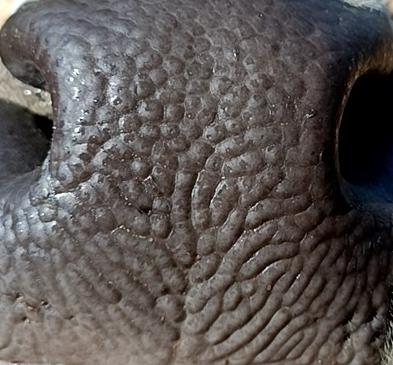
#> input picture Test/test_cattle_1.jpg, 393 x 365 px, found by its file name
$ jupyter execute 'Using ORB.ipynb'
#> lines starting #> are read from the running program, lines starting #| are printed output that depends on the picture; after the words box and inside, x2 and y2 are one past the last pixel; in counts of white or black regions, pixels touching at a corner belong together
[cell 1]
import cv2
import matplotlib.pyplot as plt
import copy

# Set the default figure size
plt.rcParams['figure.figsize'] = [14.0, 7.0]

# Load the training image
image1 = cv2.imread(r"Test\test_cattle_1.jpg")
#> image1 is the input picture: shape (365, 393, 3); mean B, G, R 83.1, 84.5, 90.2
print(image1.shape)
#| (365, 393, 3)
# Load the query image
image2 = cv2.imread(r'Database/database_cattle_3.jpg')
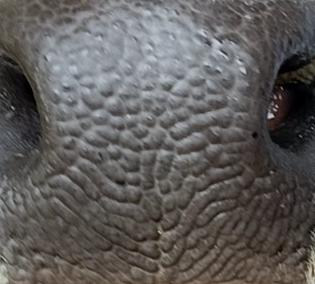
#> input picture Database/database_cattle_3.jpg, 315 x 284 px
#> image2 is the input picture: shape (284, 315, 3); mean B, G, R 91.1, 92.3, 95.2
print(image2.shape)
#| (284, 315, 3)
# Convert the training image to RGB
training_image = cv2.cvtColor(image1, cv2.COLOR_BGR2RGB)

# Convert the query image to RGB
query_image = cv2.cvtColor(image2, cv2.COLOR_BGR2RGB)

# Display the images
plt.subplot(121)
plt.imshow(training_image)
plt.title('Training Image')
plt.subplot(122)
plt.imshow(query_image)
plt.title('Query Image')
plt.show()
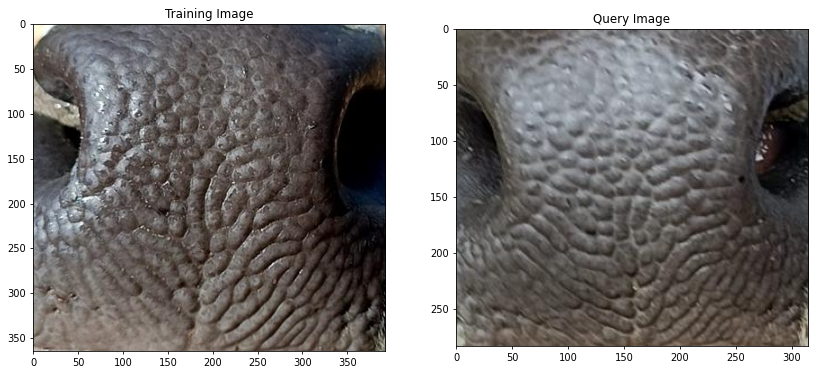
#> figure drawn by matplotlib, 2 panels

[cell 2]
# Set the default figure size
plt.rcParams['figure.figsize'] = [34.0, 34.0]

# Convert the training image to gray scale
training_gray = cv2.cvtColor(training_image, cv2.COLOR_BGR2GRAY)
# print(training_gray.shape)
# Convert the query image to gray scale
query_gray = cv2.cvtColor(query_image, cv2.COLOR_BGR2GRAY)
# print(query_gray.shape)
# Set the parameters of the ORB algorithm by specifying the maximum number of keypoints to locate and
# the pyramid decimation ratio
orb = cv2.ORB_create(5000, 2.0, WTA_K = 4)

# Find the keypoints in the gray scale training and query images and compute their ORB descriptor.
# The None parameter is needed to indicate that we are not using a mask in either case.
keypoints_train, descriptors_train = orb.detectAndCompute(training_gray, None)
#> keypoints_train = 3351 keypoints; strongest (x, y, size): (148, 177, 31), (149, 179, 31), (53, 127, 31), (255, 230, 31)
keypoints_query, descriptors_query = orb.detectAndCompute(query_gray, None)
#> keypoints_query = 917 keypoints; strongest (x, y, size): (272, 116, 31), (269, 117, 31), (269, 114, 31), (276, 106, 31)

# Create copies of the query images to draw our keypoints on
query_img_keyp = copy.copy(query_image)

# Draw the keypoints with size and orientation on the copy of the query image
cv2.drawKeypoints(query_image, keypoints_query, query_img_keyp, flags = cv2.DRAW_MATCHES_FLAGS_DRAW_RICH_KEYPOINTS)
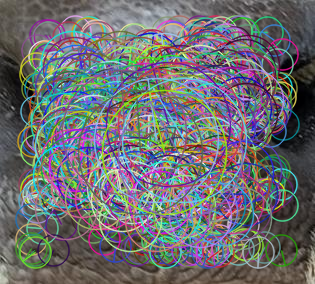
#> query_img_keyp: shape (284, 315, 3); mean R, G, B 108.7, 108.6, 111.9

# Display the query image with the keypoints with size and orientation
plt.title('Keypoints With Size and Orientation', fontsize = 30)
plt.imshow(query_img_keyp)
plt.show()

# Print the number of keypoints detected
print("\nNumber of keypoints Detected: ", len(keypoints_query))
#| Number of keypoints Detected:  917

[cell 3]
# Set the default figure size
plt.rcParams['figure.figsize'] = [34.0, 34.0]

# Create a Brute Force Matcher object. We set crossCheck to True so that the BFMatcher will only return consistent
# pairs. Such technique usually produces best results with minimal number of outliers when there are enough matches.
bf = cv2.BFMatcher(cv2.NORM_HAMMING, crossCheck = True)

# Perform the matching between the ORB descriptors of the training image and the query image
matches = bf.match(descriptors_train, descriptors_query)
#> matches = 389 matches

# The matches with shorter distance are the ones we want. So, we sort the matches according to distance
matches = sorted(matches, key = lambda x : x.distance)

# Connect the keypoints in the training image with their best matching keypoints in the query image.
# The best matches correspond to the first elements in the sorted matches list, since they are the ones
# with the shorter distance. We draw the first 85 mathces and use flags = 2 to plot the matching keypoints
# without size or orientation.
result = cv2.drawMatches(training_gray, keypoints_train, query_gray, keypoints_query, matches[:85], query_gray, flags = 2)
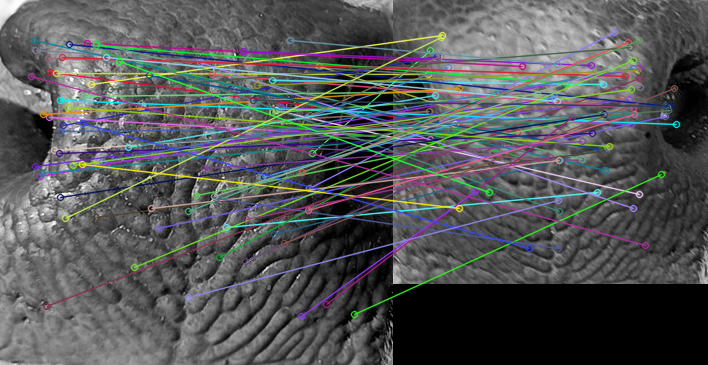
#> result: shape (365, 708, 3); mean of channels 0, 1, 2 86.5, 85.7, 83.9; drawn as B, G, R

# we display the image
plt.title('Best Matching Points', fontsize = 30)
plt.imshow(result)
plt.show()

# Print the number of keypoints detected in the training image
print("Number of Keypoints Detected In The Training Image: ", len(keypoints_train))
#| Number of Keypoints Detected In The Training Image:  3351

# Print the number of keypoints detected in the query image
print("Number of Keypoints Detected In The Query Image: ", len(keypoints_query))
#| Number of Keypoints Detected In The Query Image:  917

# Print total number of matching Keypoints between the training and query images
print("\nNumber of Matching Keypoints Between The Training and Query Images: ", len(matches))
#| Number of Matching Keypoints Between The Training and Query Images:  389

[cell 4]
import cv2
import imutils
import numpy as np
import os
orb=cv2.ORB_create(nfeatures=5000,scaleFactor = 2.0, WTA_K = 4)

#Loading images from folder reading and storing names
def readImages():
    images=[]
    data_names=[]
    path=os.getcwd()
    path = os.path.join("Database")
    for root,dirs,files in os.walk(path):
        for image in files:
            img=cv2.imread(os.path.join(path,image),0)
            images.append(img)
            data_names.append(image.split('.')[0])
    return images,data_names

# Find descriptors of all images and store in list
def getDescriptors(images):
    descriptors=[]
    for image in images:
        kps,des=orb.detectAndCompute(image,None)
        descriptors.append(des)
    return descriptors

# Get matching descriptors for frame with features > threshold value
def findMatch(gray_frame,descriptors,names,thresh=5):
    kps,des=orb.detectAndCompute(gray_frame,None)
    scores=[]
    bf = cv2.BFMatcher(cv2.NORM_HAMMING, crossCheck = False)
    try:
        for descriptor in descriptors:
            matches=bf.knnMatch(des,descriptor,k=2)
            good=[]
            for m,n in matches:
                if m.distance < 0.75 * n.distance:
                    good.append([m])
            scores.append(len(good))
    except:
        pass
    name=""
    if len(scores)!=0:
        if max(scores)>thresh:
            name = data_names[scores.index(max(scores))]
    return name,scores

[cell 5]
import cv2
import imutils
images,data_names = readImages()
#> images = 1 item; data_names = ['database_cattle_3']
descriptors = getDescriptors(images)
#> the loop in getDescriptors, `for image in images:` made 1 pass
#> after the loop in getDescriptors, `for image in images:`: descriptors = 1 item
#> descriptors = 1 item

[cell 6]
import glob
test_names = []
database_names = []
for i in glob.glob('Test\*.jpg'):
    img = cv2.imread(i)
    gray_frame=cv2.cvtColor(img,cv2.COLOR_BGR2GRAY)
    name,scores = findMatch(gray_frame,descriptors,data_names)
#> in findMatch, `kps,des=orb.detectAndCompute(gray_frame,None)`: kps = 3349 keypoints; strongest (x, y, size): (148, 177, 31), (149, 179, 31), (255, 230, 31), (78, 132, 31)
#> the loop in findMatch, `for descriptor in descriptors:` made 1 pass
#> matches on pass 1: 3349 matches
#> after the loop in findMatch, `for descriptor in descriptors:`: scores = [45]
#> in findMatch, `name = data_names[scores.index(max(scores))]`: name = 'database_cattle_3'
#> name = 'database_cattle_3'; scores = [45]
    print(scores,i, name)
#| [45] Test/test_cattle_1.jpg database_cattle_3
    cv2.putText(img,name,(20,20),cv2.FONT_HERSHEY_COMPLEX,0.8,(255,0,255),2)
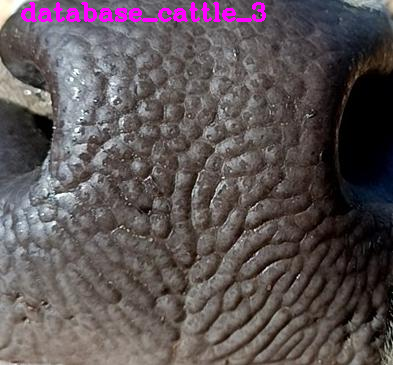
#> img: shape (365, 393, 3); 1.42% of pixels changed, all inside (x1, y1, x2, y2) = (21, 2, 266, 22)
#     cv2.imshow("frame",img)
#     cv2.waitKey(0)
    test_names.append(i.replace('Test/','').split('.jpg')[0])
    database_names.append(name)
#> pass 2 of the loop `for i in glob.glob('Test\*.jpg'):`:
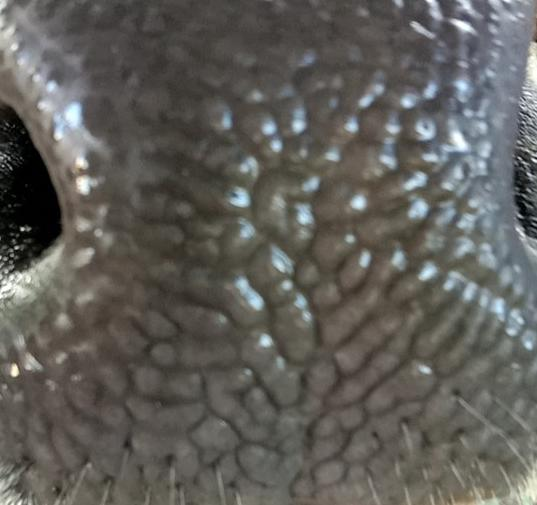
#> input picture Test/test_cattle_2.jpg, 537 x 505 px
#> img is the input picture: shape (505, 537, 3); mean B, G, R 89.9, 94.4, 96
#> gray_frame: shape (505, 537)
#> in findMatch (call 2), `kps,des=orb.detectAndCompute(gray_frame,None)`: kps = 681 keypoints; strongest (x, y, size): (82, 162, 62), (240, 200, 124), (356, 200, 124), (266, 340, 62)
#> the loop in findMatch (call 2), `for descriptor in descriptors:` made 1 pass
#> matches on pass 1: 681 matches
#> `name,scores = findMatch(gray_frame,descriptors,data_names)`: scores = [12]
#| [12] Test/test_cattle_2.jpg database_cattle_3
#> `cv2.putText(img,name,(20,20),cv2.FONT_HERSHEY_COMPLEX,0.8,(255,0,255),2)`:
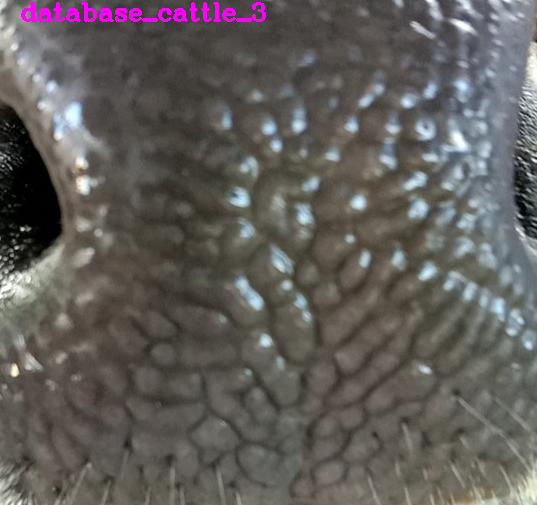
#> img: shape (505, 537, 3); 0.75% of pixels changed, all inside (x1, y1, x2, y2) = (21, 2, 266, 22)
#> pass 3 of the loop `for i in glob.glob('Test\*.jpg'):`:
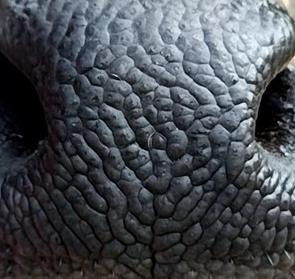
#> input picture Test/test_cattle_3.jpg, 295 x 279 px
#> img is the input picture: shape (279, 295, 3); mean B, G, R 80.2, 74.5, 70.1
#> gray_frame: shape (279, 295)
#> in findMatch (call 3), `kps,des=orb.detectAndCompute(gray_frame,None)`: kps = 1884 keypoints; strongest (x, y, size): (244, 103, 31), (244, 101, 31), (235, 81, 31), (259, 175, 31)
#> `name,scores = findMatch(gray_frame,descriptors,data_names)`: scores = [32]
#| [32] Test/test_cattle_3.jpg database_cattle_3
#> `cv2.putText(img,name,(20,20),cv2.FONT_HERSHEY_COMPLEX,0.8,(255,0,255),2)`:
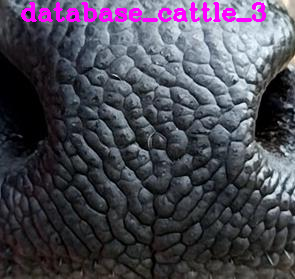
#> img: shape (279, 295, 3); 2.47% of pixels changed, all inside (x1, y1, x2, y2) = (21, 2, 266, 22)
# cv2.destroyAllWindows()

[cell 7]
import pandas as pd
df = pd.DataFrame(list(zip(test_names, database_names)),
               columns =['Test Image', 'Database Image'])
#> df = table of 3 rows and 2 columns

[cell 8]
df
#> Out = table of 3 rows and 2 columns
